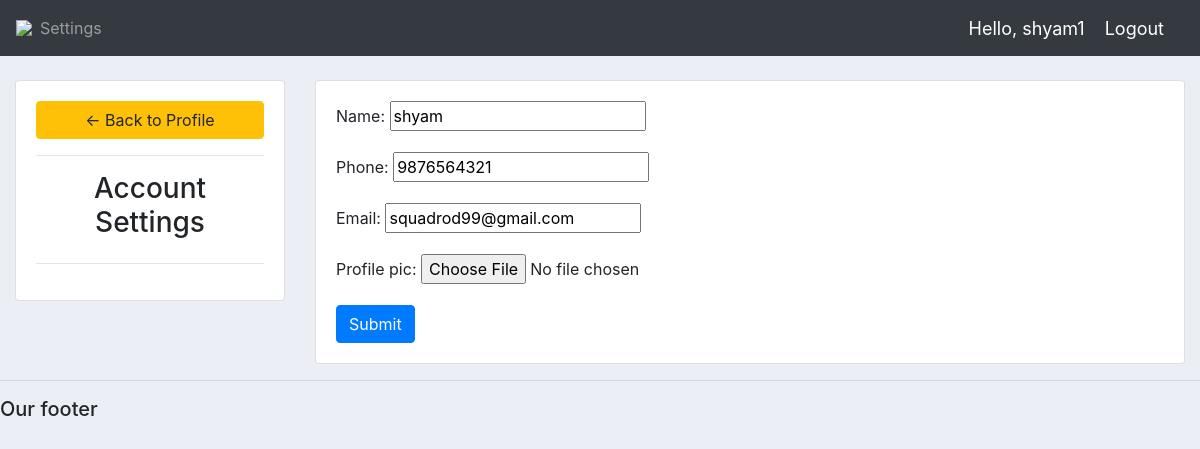
/settings/ (signed in), run on the app's committed database.
### polls/models.py (models this page shows, shortened)
class Customer(models.Model):
	user = models.OneToOneField(User, null=True, blank=True, on_delete=models.CASCADE)
	name = models.CharField(max_length=200, null=True)
	phone = models.CharField(max_length=200, null=True)
	email = models.CharField(max_length=200, null=True)
	profile_pic = models.ImageField(default="profile1.png", null=True, blank=True)
	date_created = models.DateTimeField(auto_now_add=True, null=True)

### polls/decorators.py (the view)
		def wrapper_func(request, *args, **kwargs):
			group = None
			if request.user.groups.exists():
				group = request.user.groups.all()[0].name
			if group in allowed_roles:
				return view_func(request, *args, **kwargs)
			else:
				return HttpResponse('You are not authorized to view this page')

### polls/forms.py
class CustomerForm(ModelForm):
	class Meta:
		model = Customer
		fields = '__all__'
		exclude = ['user']

### polls/views.py (called while the page is built)
@login_required(login_url="login")
@allowed_users(allowed_roles=['customer'])
def cus_settings(request):
    user=request.user.customer
    form=CustomerForm(instance=user)
    if request.method=="POST":
        form=CustomerForm(request.POST,request.FILES,instance=user)
        if form.is_valid():
            form.save()
            return redirect('settings')
    context={
        'form':form
    }
    return render(request,'setings.html',context)

### polls/templates/setings.html (shortened to what this page needs)
{%  extends 'main.html' %}
{% load static %}
{% block content %}
<br>
<div class="row">
	<div class="col-md-3">
		<div class="card card-body">
			<a class="btn btn-warning" href=""> &#8592; Back to Profile</a>
			<hr>
			<h3 style="text-align: center">Account Settings</h3>
			<hr>
		</div>
	</div>
	<div class="col-md-9">
		<div class="card card-body">
			<form method="POST" action="" enctype="multipart/form-data">
              {{form.as_p}}
			<input class="btn btn-primary" type="submit" name="Update Information">
			</form>
		</div>
	</div>
</div>
{% endblock %}

### polls/templates/navbar.html (shortened to what this page needs)
{% load static %}
<nav class="navbar navbar-expand-lg navbar-dark bg-dark">
 <img src="{% static 'images/logo.png' %}">
  <div class="collapse navbar-collapse" id="navbarNav">
    <ul class="navbar-nav">
      {% if request.user.is_staff %}
      <li class="nav-item active">
        <a class="nav-link" href="{% url 'dashboard' %}">Dashboard</a>
      </li>
      <li class="nav-item">
        <a class="nav-link" href="">Products</a>
      </li>
      {% else %}
       <li class="nav-item">
        <a class="nav-link" href="{% url 'settings'  %}">Settings</a>
      </li>
      {% endif %}
    </ul>
  </div>
  <span class="hello-msg">Hello, {{request.user.username}}</span>
  <span ><a  class="hello-msg" href="{% url 'logout' %}">Logout</a></span>
</nav>

### static/css/main.css (style rules this page uses)
body { background-color: #ebeff5; }

### polls/templates/navbar.html (style rules this page uses)
.hello-msg { font-size: 18px; color: #fff; margin-right: 20px; }

### data on the page
Customer: name "shyam", phone "9876564321", email "squadrod99@gmail.com"

### other printed values
{{ request.user.username }} "shyam1"
